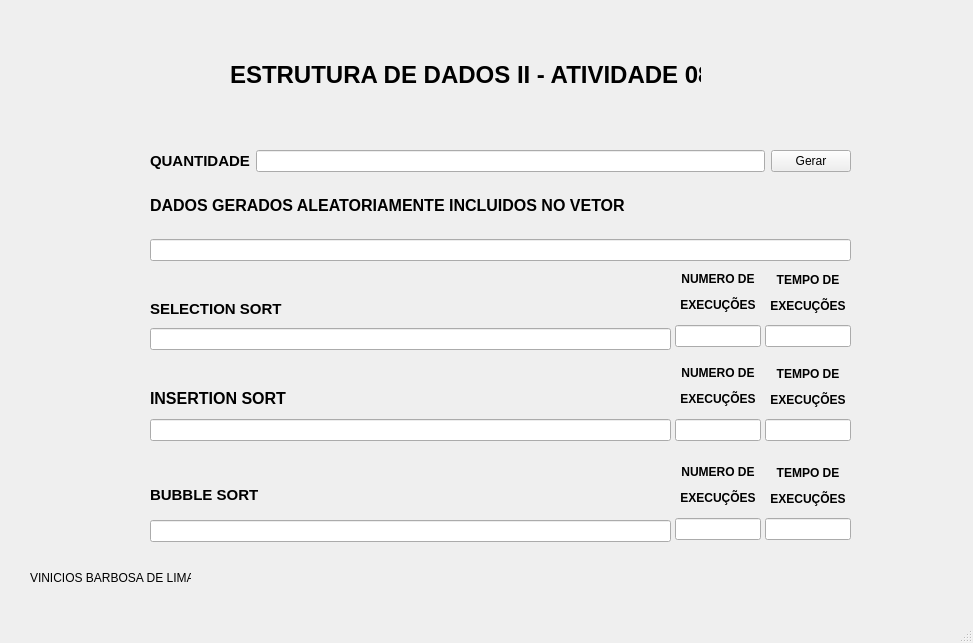
<?xml version="1.0" encoding="UTF-8"?>
<ui version="4.0">
 <class>MainWindow</class>
 <widget class="QMainWindow" name="MainWindow">
  <property name="geometry">
   <rect>
    <x>0</x>
    <y>0</y>
    <width>973</width>
    <height>643</height>
   </rect>
  </property>
  <property name="windowTitle">
   <string>MainWindow</string>
  </property>
  <widget class="QWidget" name="centralwidget">
   <widget class="QWidget" name="verticalLayoutWidget_4">
    <property name="geometry">
     <rect>
      <x>670</x>
      <y>266</y>
      <width>91</width>
      <height>81</height>
     </rect>
    </property>
    <layout class="QVBoxLayout" name="verticalLayout_4">
     <property name="leftMargin">
      <number>5</number>
     </property>
     <item>
      <widget class="QLabel" name="label_5">
       <property name="text">
        <string>&lt;html&gt;&lt;head/&gt;&lt;body&gt;&lt;p align=&quot;center&quot;&gt;&lt;span style=&quot; font-weight:700;&quot;&gt;NUMERO DE&lt;/span&gt;&lt;/p&gt;&lt;p align=&quot;center&quot;&gt;&lt;span style=&quot; font-weight:700;&quot;&gt; EXECUÇÕES&lt;/span&gt;&lt;/p&gt;&lt;/body&gt;&lt;/html&gt;</string>
       </property>
      </widget>
     </item>
     <item>
      <widget class="QLineEdit" name="num_exe_selectionSort">
       <property name="readOnly">
        <bool>true</bool>
       </property>
      </widget>
     </item>
    </layout>
   </widget>
   <widget class="QLabel" name="label_10">
    <property name="geometry">
     <rect>
      <x>30</x>
      <y>570</y>
      <width>161</width>
      <height>16</height>
     </rect>
    </property>
    <property name="text">
     <string>VINICIOS BARBOSA DE LIMA</string>
    </property>
   </widget>
   <widget class="QWidget" name="verticalLayoutWidget_6">
    <property name="geometry">
     <rect>
      <x>760</x>
      <y>361</y>
      <width>91</width>
      <height>80</height>
     </rect>
    </property>
    <layout class="QVBoxLayout" name="verticalLayout_6">
     <property name="leftMargin">
      <number>5</number>
     </property>
     <item>
      <widget class="QLabel" name="label_7">
       <property name="text">
        <string>&lt;html&gt;&lt;head/&gt;&lt;body&gt;&lt;p align=&quot;center&quot;&gt;&lt;span style=&quot; font-weight:700;&quot;&gt;TEMPO DE&lt;/span&gt;&lt;/p&gt;&lt;p align=&quot;center&quot;&gt;&lt;span style=&quot; font-weight:700;&quot;&gt;EXECUÇÕES&lt;/span&gt;&lt;/p&gt;&lt;/body&gt;&lt;/html&gt;</string>
       </property>
      </widget>
     </item>
     <item>
      <widget class="QLineEdit" name="time_insertionSort">
       <property name="readOnly">
        <bool>true</bool>
       </property>
      </widget>
     </item>
    </layout>
   </widget>
   <widget class="QLabel" name="label">
    <property name="geometry">
     <rect>
      <x>230</x>
      <y>60</y>
      <width>471</width>
      <height>31</height>
     </rect>
    </property>
    <property name="text">
     <string>&lt;html&gt;&lt;head/&gt;&lt;body&gt;&lt;p&gt;&lt;span style=&quot; font-size:18pt; font-weight:700;&quot;&gt;ESTRUTURA DE DADOS II - ATIVIDADE 08&lt;/span&gt;&lt;/p&gt;&lt;/body&gt;&lt;/html&gt;</string>
    </property>
   </widget>
   <widget class="QWidget" name="horizontalLayoutWidget_2">
    <property name="geometry">
     <rect>
      <x>150</x>
      <y>296</y>
      <width>521</width>
      <height>54</height>
     </rect>
    </property>
    <layout class="QHBoxLayout" name="horizontalLayout_2">
     <item>
      <layout class="QVBoxLayout" name="verticalLayout_3">
       <item>
        <widget class="QLabel" name="label_4">
         <property name="text">
          <string>&lt;html&gt;&lt;head/&gt;&lt;body&gt;&lt;p&gt;&lt;span style=&quot; font-size:11pt; font-weight:700;&quot;&gt;SELECTION SORT&lt;/span&gt;&lt;/p&gt;&lt;/body&gt;&lt;/html&gt;</string>
         </property>
        </widget>
       </item>
       <item>
        <widget class="QLineEdit" name="saida_selectionSort">
         <property name="readOnly">
          <bool>true</bool>
         </property>
        </widget>
       </item>
      </layout>
     </item>
    </layout>
   </widget>
   <widget class="QWidget" name="horizontalLayoutWidget_3">
    <property name="geometry">
     <rect>
      <x>150</x>
      <y>385</y>
      <width>521</width>
      <height>56</height>
     </rect>
    </property>
    <layout class="QHBoxLayout" name="horizontalLayout_3">
     <item>
      <layout class="QVBoxLayout" name="verticalLayout_7">
       <item>
        <widget class="QLabel" name="label_8">
         <property name="text">
          <string>&lt;html&gt;&lt;head/&gt;&lt;body&gt;&lt;p&gt;&lt;span style=&quot; font-size:12pt; font-weight:700;&quot;&gt;INSERTION SORT&lt;/span&gt;&lt;/p&gt;&lt;/body&gt;&lt;/html&gt;</string>
         </property>
        </widget>
       </item>
       <item>
        <widget class="QLineEdit" name="saida_insertionSort">
         <property name="readOnly">
          <bool>true</bool>
         </property>
        </widget>
       </item>
      </layout>
     </item>
    </layout>
   </widget>
   <widget class="QWidget" name="verticalLayoutWidget_2">
    <property name="geometry">
     <rect>
      <x>150</x>
      <y>150</y>
      <width>701</width>
      <height>111</height>
     </rect>
    </property>
    <layout class="QVBoxLayout" name="verticalLayout_2">
     <item>
      <layout class="QHBoxLayout" name="horizontalLayout">
       <item>
        <widget class="QLabel" name="label_2">
         <property name="text">
          <string>&lt;html&gt;&lt;head/&gt;&lt;body&gt;&lt;p&gt;&lt;span style=&quot; font-size:11pt; font-weight:700;&quot;&gt;QUANTIDADE&lt;/span&gt;&lt;/p&gt;&lt;/body&gt;&lt;/html&gt;</string>
         </property>
        </widget>
       </item>
       <item>
        <widget class="QLineEdit" name="entrada_tam"/>
       </item>
       <item>
        <widget class="QPushButton" name="btn_gerar">
         <property name="text">
          <string>Gerar</string>
         </property>
        </widget>
       </item>
      </layout>
     </item>
     <item>
      <layout class="QVBoxLayout" name="verticalLayout">
       <item>
        <widget class="QLabel" name="label_3">
         <property name="text">
          <string>&lt;html&gt;&lt;head/&gt;&lt;body&gt;&lt;p&gt;&lt;span style=&quot; font-size:12pt; font-weight:700;&quot;&gt;DADOS GERADOS ALEATORIAMENTE INCLUIDOS NO VETOR&lt;/span&gt;&lt;/p&gt;&lt;/body&gt;&lt;/html&gt;</string>
         </property>
        </widget>
       </item>
       <item>
        <widget class="QLineEdit" name="saida_vetor_random">
         <property name="readOnly">
          <bool>true</bool>
         </property>
        </widget>
       </item>
      </layout>
     </item>
    </layout>
   </widget>
   <widget class="QWidget" name="verticalLayoutWidget_5">
    <property name="geometry">
     <rect>
      <x>760</x>
      <y>267</y>
      <width>91</width>
      <height>80</height>
     </rect>
    </property>
    <layout class="QVBoxLayout" name="verticalLayout_5">
     <property name="leftMargin">
      <number>5</number>
     </property>
     <item>
      <widget class="QLabel" name="label_6">
       <property name="text">
        <string>&lt;html&gt;&lt;head/&gt;&lt;body&gt;&lt;p align=&quot;center&quot;&gt;&lt;span style=&quot; font-weight:700;&quot;&gt;TEMPO DE&lt;/span&gt;&lt;/p&gt;&lt;p align=&quot;center&quot;&gt;&lt;span style=&quot; font-weight:700;&quot;&gt;EXECUÇÕES&lt;/span&gt;&lt;/p&gt;&lt;/body&gt;&lt;/html&gt;</string>
       </property>
      </widget>
     </item>
     <item>
      <widget class="QLineEdit" name="time_selectinSort">
       <property name="readOnly">
        <bool>true</bool>
       </property>
      </widget>
     </item>
    </layout>
   </widget>
   <widget class="QWidget" name="verticalLayoutWidget_7">
    <property name="geometry">
     <rect>
      <x>670</x>
      <y>360</y>
      <width>91</width>
      <height>81</height>
     </rect>
    </property>
    <layout class="QVBoxLayout" name="verticalLayout_8">
     <property name="leftMargin">
      <number>5</number>
     </property>
     <property name="rightMargin">
      <number>0</number>
     </property>
     <item>
      <widget class="QLabel" name="label_9">
       <property name="text">
        <string>&lt;html&gt;&lt;head/&gt;&lt;body&gt;&lt;p align=&quot;center&quot;&gt;&lt;span style=&quot; font-weight:700;&quot;&gt;NUMERO DE&lt;/span&gt;&lt;/p&gt;&lt;p align=&quot;center&quot;&gt;&lt;span style=&quot; font-weight:700;&quot;&gt; EXECUÇÕES&lt;/span&gt;&lt;/p&gt;&lt;/body&gt;&lt;/html&gt;</string>
       </property>
      </widget>
     </item>
     <item>
      <widget class="QLineEdit" name="num_exe_insertionSort">
       <property name="readOnly">
        <bool>true</bool>
       </property>
      </widget>
     </item>
    </layout>
   </widget>
   <widget class="QWidget" name="verticalLayoutWidget_8">
    <property name="geometry">
     <rect>
      <x>760</x>
      <y>460</y>
      <width>91</width>
      <height>80</height>
     </rect>
    </property>
    <layout class="QVBoxLayout" name="verticalLayout_9">
     <property name="leftMargin">
      <number>5</number>
     </property>
     <item>
      <widget class="QLabel" name="label_11">
       <property name="text">
        <string>&lt;html&gt;&lt;head/&gt;&lt;body&gt;&lt;p align=&quot;center&quot;&gt;&lt;span style=&quot; font-weight:700;&quot;&gt;TEMPO DE&lt;/span&gt;&lt;/p&gt;&lt;p align=&quot;center&quot;&gt;&lt;span style=&quot; font-weight:700;&quot;&gt;EXECUÇÕES&lt;/span&gt;&lt;/p&gt;&lt;/body&gt;&lt;/html&gt;</string>
       </property>
      </widget>
     </item>
     <item>
      <widget class="QLineEdit" name="time_bubbleSort">
       <property name="readOnly">
        <bool>true</bool>
       </property>
      </widget>
     </item>
    </layout>
   </widget>
   <widget class="QWidget" name="verticalLayoutWidget_9">
    <property name="geometry">
     <rect>
      <x>670</x>
      <y>459</y>
      <width>91</width>
      <height>81</height>
     </rect>
    </property>
    <layout class="QVBoxLayout" name="verticalLayout_10">
     <property name="leftMargin">
      <number>5</number>
     </property>
     <property name="rightMargin">
      <number>0</number>
     </property>
     <item>
      <widget class="QLabel" name="label_12">
       <property name="text">
        <string>&lt;html&gt;&lt;head/&gt;&lt;body&gt;&lt;p align=&quot;center&quot;&gt;&lt;span style=&quot; font-weight:700;&quot;&gt;NUMERO DE&lt;/span&gt;&lt;/p&gt;&lt;p align=&quot;center&quot;&gt;&lt;span style=&quot; font-weight:700;&quot;&gt; EXECUÇÕES&lt;/span&gt;&lt;/p&gt;&lt;/body&gt;&lt;/html&gt;</string>
       </property>
      </widget>
     </item>
     <item>
      <widget class="QLineEdit" name="num_exe_bubbleSort">
       <property name="readOnly">
        <bool>true</bool>
       </property>
      </widget>
     </item>
    </layout>
   </widget>
   <widget class="QWidget" name="horizontalLayoutWidget_4">
    <property name="geometry">
     <rect>
      <x>150</x>
      <y>476</y>
      <width>521</width>
      <height>66</height>
     </rect>
    </property>
    <layout class="QHBoxLayout" name="horizontalLayout_4">
     <item>
      <layout class="QVBoxLayout" name="verticalLayout_11">
       <item>
        <widget class="QLabel" name="label_13">
         <property name="text">
          <string>&lt;html&gt;&lt;head/&gt;&lt;body&gt;&lt;p&gt;&lt;span style=&quot; font-size:11pt; font-weight:700;&quot;&gt;BUBBLE SORT&lt;/span&gt;&lt;/p&gt;&lt;/body&gt;&lt;/html&gt;</string>
         </property>
        </widget>
       </item>
       <item>
        <widget class="QLineEdit" name="saida_bubbleSort">
         <property name="readOnly">
          <bool>true</bool>
         </property>
        </widget>
       </item>
      </layout>
     </item>
    </layout>
   </widget>
   <widget class="QLabel" name="label_14">
    <property name="geometry">
     <rect>
      <x>710</x>
      <y>20</y>
      <width>131</width>
      <height>111</height>
     </rect>
    </property>
    <property name="text">
     <string/>
    </property>
    <property name="pixmap">
     <pixmap>puc.jpg</pixmap>
    </property>
    <property name="scaledContents">
     <bool>true</bool>
    </property>
   </widget>
  </widget>
  <widget class="QMenuBar" name="menubar">
   <property name="geometry">
    <rect>
     <x>0</x>
     <y>0</y>
     <width>973</width>
     <height>21</height>
    </rect>
   </property>
  </widget>
  <widget class="QStatusBar" name="statusbar"/>
 </widget>
 <resources/>
 <connections/>
</ui>
